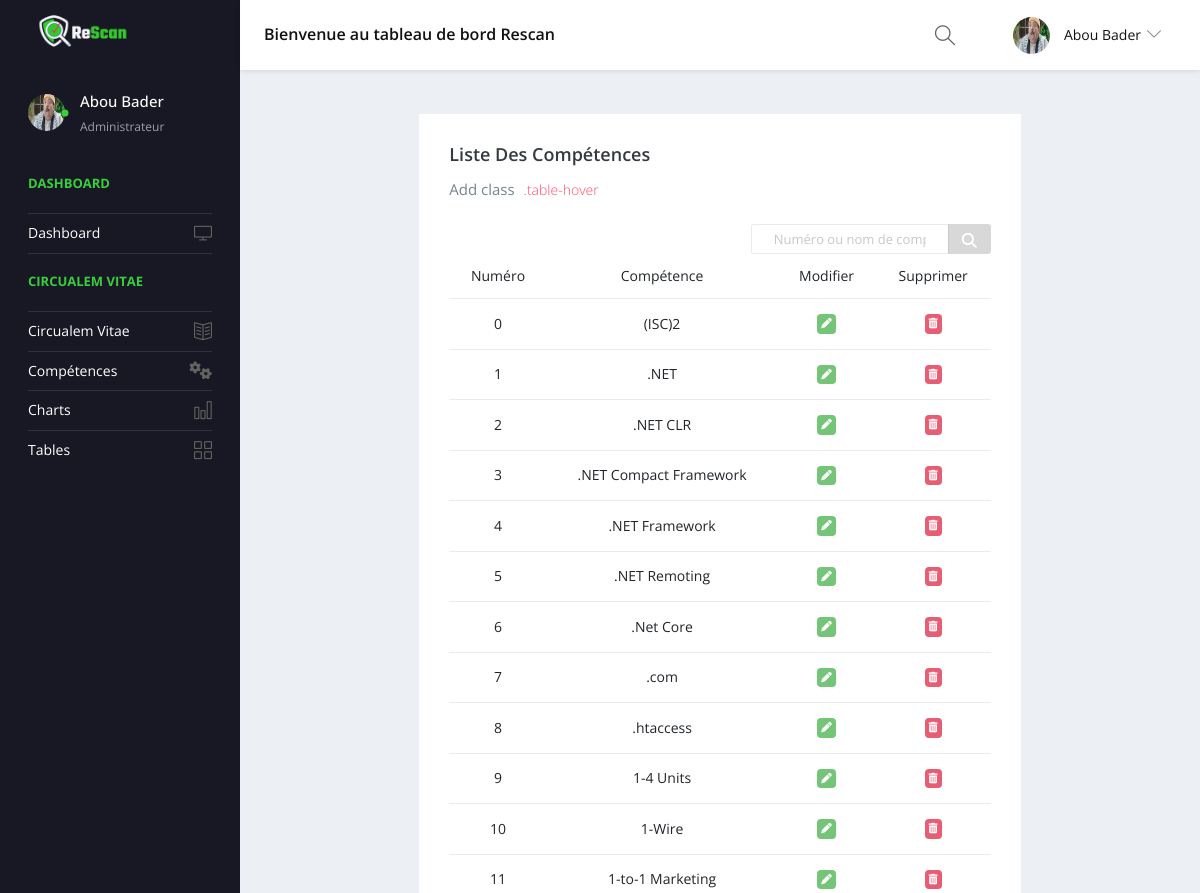
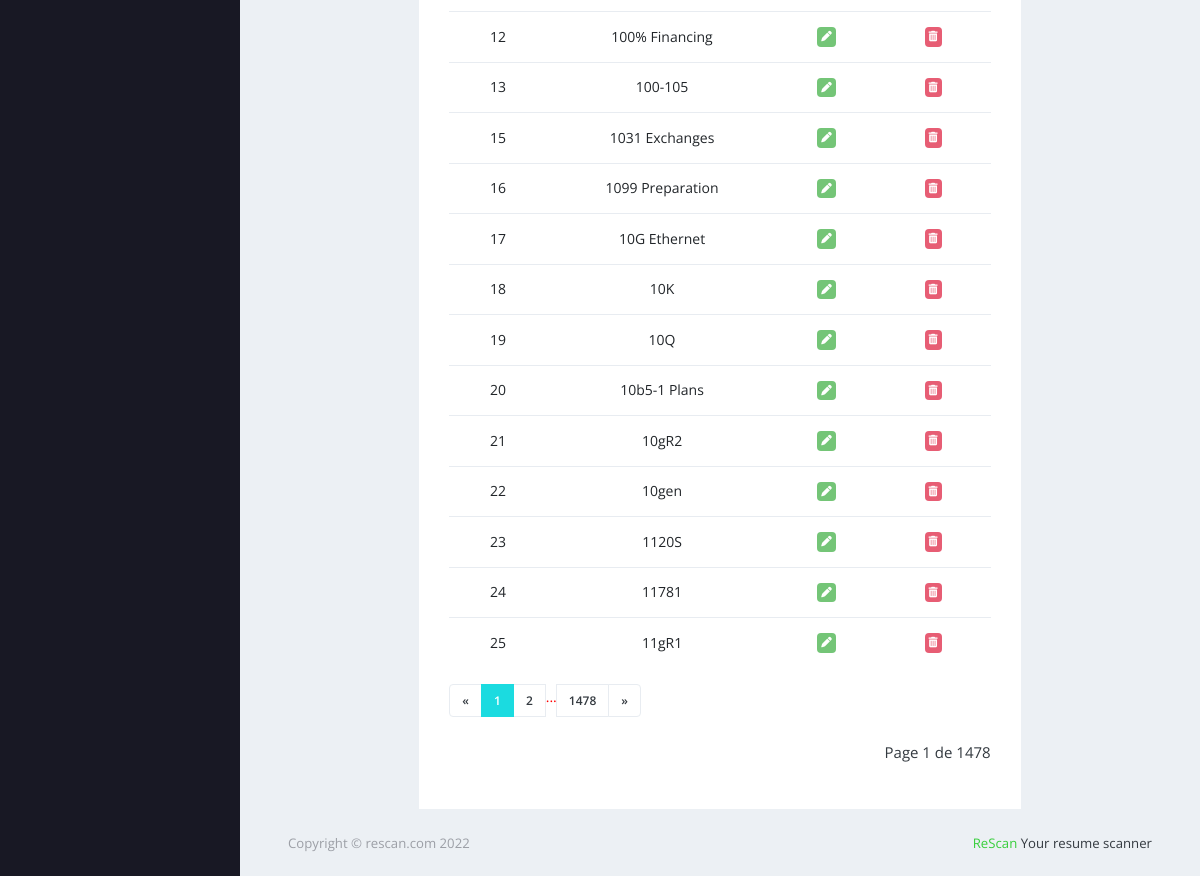
The app's page /skills/ (signed in) with its own data (2 pictures, top to bottom).
### app/models/resumeEntity.py (models this page shows, shortened)
class Skill(db.Model):
    __table_args__ = {'extend_existing': True}
    id_skill=db.Column(db.Integer,primary_key=True)
    skill_name=db.Column(db.String(90),nullable=False,unique=True)

### app/api_skills/skills_app.py (the view)
@skills_app.route("/",methods=['get','post'])
@login_required
def skills_index():
    filter=request.args.get("q")
    pagination_list=pagination_skills(request=request,rows_per_pages=25,filter=filter)
    return render_template("/pages/skills.html",skills=pagination_list,picture_form=edit_picture())

### app/admin/forms/editAcc_form.py
class PictureForm(FlaskForm):
    photo=FileField('photo',validators=[FileRequired(),FileAllowed(['jpg','png','gif','svg','jpeg'],message="Seules les images sont autorisées")])
    submit=SubmitField('Enregistrer')

### app/api_skills/skills_service.py (called while the page is built)
def pagination_skills(request,rows_per_pages,filter=""):
    page = request.args.get('page', 1, type=int)
    if filter:
        print(query_find_skills(filter).all())
        return query_find_skills(filter).paginate(page=page, per_page=rows_per_pages)
    return Skill.query.paginate(page=page, per_page=rows_per_pages)

### app/service.py (called while the page is built, shortened)
def login_required(f):
    @wraps(f)
    def wrap(*args, **kwargs):
        if 'logged' in session:
            return f(*args, **kwargs)
        else:
            return redirect(url_for('auth_app.login'))
    return wrap

def edit_picture():
    form=PictureForm()
    return form

### app/templates/pages/skills.html (shortened to what this page needs)
{% extends "/pages/implem/model.html" %}
{% block head %}
{{super()}}
{% endblock %}
{% block content %}
<div class="row">
  <div class="col-lg-8 offset-2 grid-margin stretch-card">
    <div class="card">
      <div class="card-body">
        <h4 class="card-title">Liste des compétences</h4>
        <p class="card-description"> Add class <code>.table-hover</code>
        </p>
        <form class=" float-right">
          <div class="input-group">
            <input type="text" name="q" class="form-control float-right py-0 my-0 " style="height: 30px;"
              placeholder="Numéro ou nom de compétence" aria-label="Recipient's username"
              aria-describedby="basic-addon2">
            <div class="input-group-append p-0  float-right" style="height: 30px;">
              <button class="btn btn-sm text-white" type="submit" style="background-color: rgba(145, 145, 145, 0.349);">
                <i class="fa fa-search" aria-hidden="true" style="font-size: 15px;"></i>
              </button>
            </div>
          </div>
        </form>
        <table class="table table-hover">
          <thead>
            <tr class="text-center">
              <th>Numéro</th>
              <th>Compétence</th>
              <th>Modifier</th>
              <th>Supprimer</th>
            </tr>
          </thead>
          <tbody>
            {% for skill in skills.items %}
            <tr class="text-center">
              <td class="text-center">{{skill.id_skill}}</td>
              <td>{{skill.skill_name}}</td>
              <td class=" text-center">
                <label class="badge text-white p-1" style="background-color: #74c577;">
                  <i class="fas fa-pen"></i>
                </label>
              </td>
              <td class="text-center ">
                <label class="badge p-1 text-white" style="background-color: #e75d74;">
                  <a href="/skills/delete/{{skill.id_skill}}" style="color:inherit;"><i
                      class="fas fa-trash-alt"></i></a></label>
              </td>
            </tr>
            {% endfor %}
          </tbody>
        </table>
        <nav class="text-right pagination mt-3 ">
          <div class=" ">
            <span>
              <ul class="pagination float-right">
                <li class="page-item">
                  <a href="{{ url_for('skills_app.skills_index', page=skills.prev_num) }}" class="page-link
                {% if skills.page == 1 %}disabled{% endif %}">
                    &laquo;
                  </a>
                </li>
                {% for page_num in skills.iter_pages(left_edge=1, right_edge=1, left_current=1, right_current=2) %}{% if page_num %}
                {% if skills.page == page_num %}
                <li class="page-item active">
                  <a href="{{ url_for('skills_app.skills_index', page=page_num) }}" class="page-link">
                    {{ page_num }}
                  </a>
                </li>
                {% else %}
                <li class="page-item ">
                  <a href="{{ url_for('skills_app.skills_index', page=page_num) }}" class="page-link">
                    {{ page_num }}
                  </a>
                </li>
                {% endif %}
                {% else %}
                <li>
                  ...
                </li>
                {% endif %}
                {% endfor %}
                <li class="page-item {% if skills.page == skills.pages %}disabled{% endif %}">
                  <a href="{{ url_for('skills_app.skills_index', page=skills.next_num) }}" class="page-link">
                    &raquo;
                  </a>
                </li>
              </ul>
            </span>
          </div>
        </nav>
        <p class="text-right mt-2 float-right">
          Page {{ skills.page }} de {{ skills.pages }}
        </p>
      </div>
    </div>
  </div>
</div>
{% endblock %}

### app/templates/pages/implem/model.html (shortened to what this page needs)
<!DOCTYPE html>
<html lang="en">
<head>
{% block head%}
{% include 'pages/implem/head.html' %}
{%endblock%}
</head>
<body>
  {% set image="images/users/"+session['image']%}
  {% set username=session["username"]%}
  {% set email=session["email"] %}
  {% if session['role'] =="admin"%}
  {%set role= "Administrateur"%}
  {%else%}
  {%set role= "Super Administrateur"%}
  {%endif%}
  {% set position=session["position"] %}
  {% include "pages/implem/nav.html" %}
  <div class="container-fluid page-body-wrapper">
    {% include "pages/implem/side_nav.html" %}
    <div class="main-panel">
      <div class="content-wrapper">
        {% block content %}
        {% endblock %}
        {% include '/pages/implem/footer.html' %}
      </div>
    </div>
  </div>
</body>
</html>

### app/templates/pages/implem/head.html (shortened to what this page needs)
    <link rel="stylesheet" href="{{url_for('static',filename='vendors/simple-line-icons/css/simple-line-icons.css')}}">
    <link rel="stylesheet" href="{{url_for('static',filename='vendors/flag-icon-css/css/flag-icon.min.css')}}">
    <link rel="stylesheet" href="{{url_for('static',filename='vendors/css/vendor.bundle.base.css')}}">
    <link rel="stylesheet" href="./vendors/daterangepicker/daterangepicker.css">
    <link rel="stylesheet" href="./vendors/chartist/chartist.min.css">
    <link rel="stylesheet" href="{{url_for('static',filename='css/style.css')}}">

### app/templates/pages/implem/nav.html (shortened to what this page needs)
<nav class="navbar default-layout-navbar col-lg-12 col-12 p-0 fixed-top d-flex flex-row">
    <div class="navbar-brand-wrapper d-flex align-items-center">
      <a class="navbar-brand brand-logo" style="margin-left: 0;" href="{{url_for('index')}}">
        <img style="width: 100%;height: 100%;" src="{{url_for('static',filename='images/Scan.png')}}" alt="logo" class="logo-dark" />
      </a>
    </div>
    <div class="navbar-menu-wrapper d-flex align-items-center flex-grow-1">
      <h5 class="mb-0 font-weight-medium d-none d-lg-flex">Bienvenue au tableau de bord Rescan </h5>
      <ul class="navbar-nav navbar-nav-right ml-auto">
        <form class="search-form d-none d-md-block" action="#">
          <i class="icon-magnifier"></i>
          <input type="search" class="form-control" placeholder="Search Here" title="Search here">
        </form>
        <li class="nav-item dropdown d-none d-xl-inline-flex user-dropdown">
          <a class="nav-link dropdown-toggle" id="UserDropdown" href="#" data-toggle="dropdown" aria-expanded="false">
            <img class="img-xs rounded-circle ml-2" src="{{url_for('static',filename=image)}}" alt="Profile image"> <span class="font-weight-normal text-capitalize">{{session['username']}} </span></a>
        </li>
      </ul>
    </div>
  </nav>

### app/templates/pages/implem/side_nav.html (shortened to what this page needs)
<nav class="sidebar sidebar-offcanvas" id="sidebar">
    <ul class="nav">
      <li class="nav-item nav-profile">
        <a href="{{url_for('index')}}" class="nav-link">
          <div class="profile-image">
            <img class="img-xs rounded-circle" src="{{url_for('static',filename=image)}}" alt="profile image">
            <div class="dot-indicator bg-success"></div>
          </div>
          <div class="text-wrapper">
            <p class="profile-name text-capitalize">{{username}}</p>
            <p class="designation">{{role}}</p>
          </div>
        </a>
      </li>
      <li class="nav-item nav-category">
        <span class="nav-link">Dashboard</span>
      </li>
      <li class="nav-item">
        <a class="nav-link" href="{{url_for('index')}}">
          <span class="menu-title">Dashboard</span>
          <i class="icon-screen-desktop menu-icon"></i>
        </a>
      </li>
      <li class="nav-item nav-category"><span class="nav-link">circualem vitae</span></li>
      <li class="nav-item">
        <a class="nav-link" href="{{url_for('resume_app.resumes')}}">
          <span class="menu-title text-capitalize">circualem vitae</span>
          <i class="icon-book-open menu-icon"></i>
        </a>
      </li>
      <li class="nav-item">
        <a class="nav-link" href="{{url_for('skills_app.skills_index')}}">
          <span class="menu-title">Compétences</span>
          <i class="fa fa-gears menu-icon" aria-hidden="true"></i>
        </a>
      </li>
      <li class="nav-item">
        <a class="nav-link" href="pages/charts/chartist.html">
          <span class="menu-title">Charts</span>
          <i class="icon-chart menu-icon"></i>
        </a>
      </li>
      <li class="nav-item">
        <a class="nav-link" href="pages/tables/basic-table.html">
          <span class="menu-title">Tables</span>
          <i class="icon-grid menu-icon"></i>
        </a>
      </li>
    </ul>
  </nav>

### app/templates/pages/implem/footer.html
<footer class="footer">
    <div class="d-sm-flex justify-content-center justify-content-sm-between">
        <span class="text-muted d-block text-center text-sm-left d-sm-inline-block">Copyright © rescan.com
            2022</span>
        <span class="float-none float-sm-right d-block mt-1 mt-sm-0 text-center"> <a
                href="/" target="_blank">ReScan
                </a> Your resume scanner</span>
    </div>
</footer>

### app/templates/pages/skills.html (style rules this page uses)
.pagination { color: red; }

### records on screen
Skill: id_skill "0", skill_name "(ISC)2"
Skill: id_skill "1", skill_name ".NET"
Skill: id_skill "2", skill_name ".NET CLR"
Skill: id_skill "3", skill_name ".NET Compact Framework"
Skill: id_skill "4", skill_name ".NET Framework"
Skill: id_skill "5", skill_name ".NET Remoting"
Skill: id_skill "6", skill_name ".Net Core"
Skill: id_skill "7", skill_name ".com"
Skill: id_skill "8", skill_name ".htaccess"
Skill: id_skill "9", skill_name "1-4 Units"
Skill: id_skill "10", skill_name "1-Wire"
Skill: id_skill "11", skill_name "1-to-1 Marketing"
Skill: id_skill "12", skill_name "100% Financing"
Skill: id_skill "13", skill_name "100-105"
Skill: id_skill "15", skill_name "1031 Exchanges"
Skill: id_skill "16", skill_name "1099 Preparation"
Skill: id_skill "17", skill_name "10G Ethernet"
Skill: id_skill "18", skill_name "10K"
Skill: id_skill "19", skill_name "10Q"
Skill: id_skill "20", skill_name "10b5-1 Plans"
Skill: id_skill "21", skill_name "10gR2"
Skill: id_skill "22", skill_name "10gen"
Skill: id_skill "23", skill_name "1120S"
Skill: id_skill "24", skill_name "11781"
Skill: id_skill "25", skill_name "11gR1"

### other values on screen
{{ session['username'] }} "Abou Bader"
{{ username }} "Abou Bader"
{{ role }} "Administrateur"
{{ page_num }} "1"
{{ page_num }} "2" "1478"
{{ skills.page }} "1"
{{ skills.pages }} "1478"
